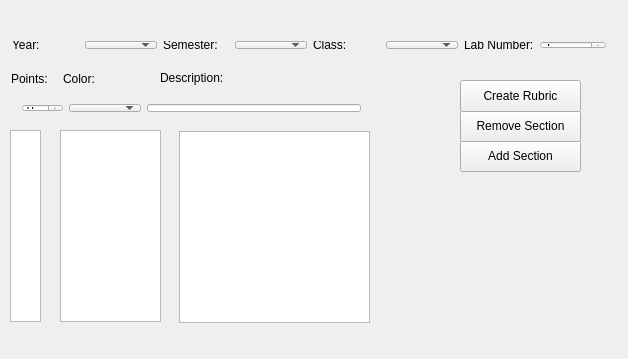
<?xml version="1.0" encoding="UTF-8"?>
<ui version="4.0">
 <class>RubricGUI</class>
 <widget class="QWidget" name="RubricGUI">
  <property name="geometry">
   <rect>
    <x>0</x>
    <y>0</y>
    <width>628</width>
    <height>359</height>
   </rect>
  </property>
  <property name="windowTitle">
   <string>RubricGUI</string>
  </property>
  <widget class="QLabel" name="label_4">
   <property name="geometry">
    <rect>
     <x>160</x>
     <y>70</y>
     <width>81</width>
     <height>16</height>
    </rect>
   </property>
   <property name="text">
    <string>Description:</string>
   </property>
  </widget>
  <widget class="QLabel" name="label_5">
   <property name="geometry">
    <rect>
     <x>11</x>
     <y>71</y>
     <width>39</width>
     <height>16</height>
    </rect>
   </property>
   <property name="text">
    <string>Points:</string>
   </property>
  </widget>
  <widget class="QLabel" name="label_6">
   <property name="geometry">
    <rect>
     <x>63</x>
     <y>71</y>
     <width>37</width>
     <height>16</height>
    </rect>
   </property>
   <property name="text">
    <string>Color:</string>
   </property>
  </widget>
  <widget class="QListWidget" name="listWidget">
   <property name="geometry">
    <rect>
     <x>179</x>
     <y>131</y>
     <width>191</width>
     <height>192</height>
    </rect>
   </property>
  </widget>
  <widget class="QPushButton" name="addSection">
   <property name="geometry">
    <rect>
     <x>460</x>
     <y>140</y>
     <width>121</width>
     <height>32</height>
    </rect>
   </property>
   <property name="text">
    <string>Add Section</string>
   </property>
  </widget>
  <widget class="QListWidget" name="listWidget_2">
   <property name="geometry">
    <rect>
     <x>60</x>
     <y>130</y>
     <width>101</width>
     <height>192</height>
    </rect>
   </property>
  </widget>
  <widget class="QListWidget" name="listWidget_3">
   <property name="geometry">
    <rect>
     <x>10</x>
     <y>130</y>
     <width>31</width>
     <height>192</height>
    </rect>
   </property>
  </widget>
  <widget class="QPushButton" name="pushButton_2">
   <property name="geometry">
    <rect>
     <x>460</x>
     <y>110</y>
     <width>121</width>
     <height>32</height>
    </rect>
   </property>
   <property name="text">
    <string>Remove Section</string>
   </property>
  </widget>
  <widget class="QPushButton" name="createRubric">
   <property name="geometry">
    <rect>
     <x>460</x>
     <y>80</y>
     <width>121</width>
     <height>32</height>
    </rect>
   </property>
   <property name="text">
    <string>Create Rubric</string>
   </property>
  </widget>
  <widget class="QWidget" name="">
   <property name="geometry">
    <rect>
     <x>11</x>
     <y>93</y>
     <width>361</width>
     <height>30</height>
    </rect>
   </property>
   <layout class="QHBoxLayout" name="horizontalLayout_2">
    <item>
     <widget class="QSpinBox" name="spinBox"/>
    </item>
    <item>
     <widget class="QComboBox" name="comboBox_4"/>
    </item>
    <item>
     <widget class="QLineEdit" name="lineEdit"/>
    </item>
   </layout>
  </widget>
  <widget class="QWidget" name="">
   <property name="geometry">
    <rect>
     <x>1</x>
     <y>30</y>
     <width>616</width>
     <height>30</height>
    </rect>
   </property>
   <layout class="QHBoxLayout" name="horizontalLayout">
    <item>
     <widget class="QLabel" name="label">
      <property name="text">
       <string>Year:</string>
      </property>
     </widget>
    </item>
    <item>
     <widget class="QComboBox" name="yearSelect"/>
    </item>
    <item>
     <widget class="QLabel" name="label_2">
      <property name="text">
       <string>Semester:</string>
      </property>
     </widget>
    </item>
    <item>
     <widget class="QComboBox" name="semesterSelect"/>
    </item>
    <item>
     <widget class="QLabel" name="label_3">
      <property name="text">
       <string>Class:</string>
      </property>
     </widget>
    </item>
    <item>
     <widget class="QComboBox" name="classSelect"/>
    </item>
    <item>
     <widget class="QLabel" name="label_7">
      <property name="text">
       <string>Lab Number:</string>
      </property>
     </widget>
    </item>
    <item>
     <widget class="QSpinBox" name="selectLab">
      <property name="minimum">
       <number>1</number>
      </property>
     </widget>
    </item>
   </layout>
  </widget>
 </widget>
 <layoutdefault spacing="6" margin="11"/>
 <resources/>
 <connections/>
</ui>
